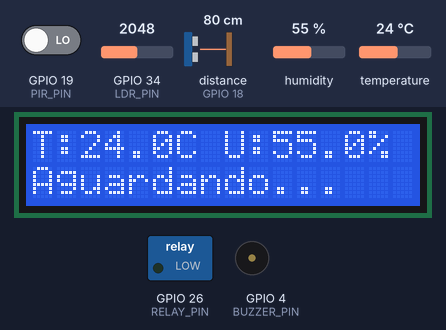
A program run on a simulated ESP32. Shown: 16×2 character LCD, switched loads named in the program (green lamp = pin HIGH), buzzer (waves = sounding). Wiring (from diagram.json): ultrasonic range finder: trigger GPIO 5; echo GPIO 18. Inputs (shaded band) come from the test bench; at power-on: GPIO 19 (PIR_PIN) LOW, humidity 55 %, distance to the obstacle (sensor on GPIO 18) 80 cm, GPIO 34 (LDR_PIN) = 2048, temperature 24 °C. The echo pulse lasts 58.3 µs per cm; pins used as bus, display or sensor lines are not drawn; what the program prints to the serial monitor is not drawn.

Above: at 6.3 s.
6.4 s: GPIO 19 (PIR_PIN) driven HIGH
At 7.8 s:
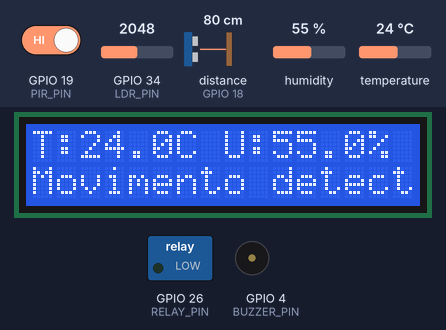
At 10.7 s:
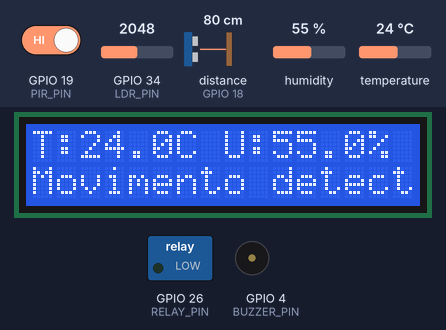
12.4 s: humidity set to 22 %
At 14.8 s:
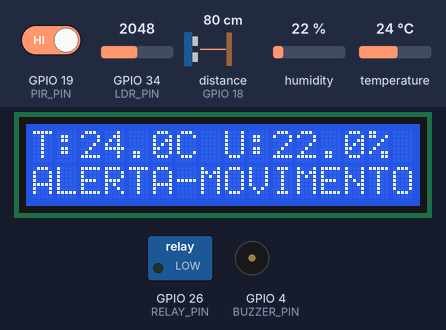
15.8 s: distance to the obstacle (sensor on GPIO 18) set to 56 cm
21.8 s: distance to the obstacle (sensor on GPIO 18) set to 46 cm
23.9 s: GPIO 34 (LDR_PIN) set to 871
29.9 s: GPIO 34 (LDR_PIN) set to 777
At 32.9 s:
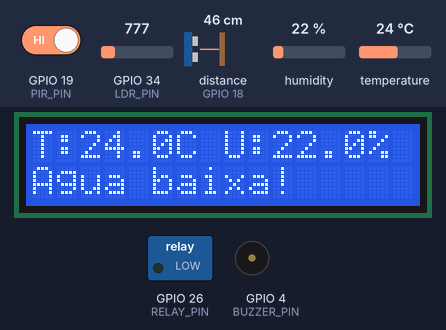
Timing chart, 0 to 80.5 s (numbered marks = the images above; inputs shaded):
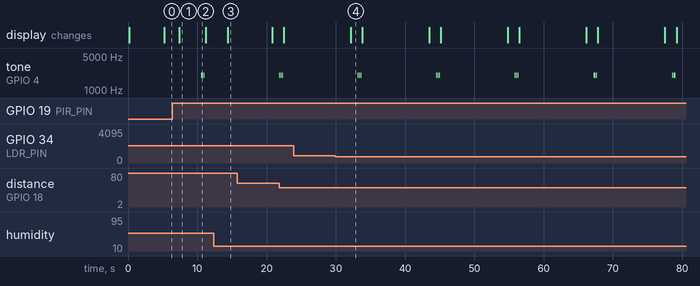

The program:

main.cpp
```cpp
#include <Arduino.h>
#include <DHT.h>
#include <Wire.h>
#include <LiquidCrystal_I2C.h>

//=====================================
// Pin Definitions
//=====================================
#define DHT_PIN 22     // DHT22: Sensor de temperatura e umidade
#define TRIG_PIN 5     // HC-SR04: Trigger do sensor ultrassônico
#define ECHO_PIN 18    // HC-SR04: Echo do sensor ultrassônico
#define PIR_PIN 19     // PIR: Sensor de movimento
#define LDR_PIN 34     // LDR: Sensor de luminosidade (ADC)
#define BUZZER_PIN 4   // Buzzer para alarme
#define RELAY_PIN 26   // Relé para bomba d'água

// I2C Pins
#define SDA_PIN 21     // Serial Data
#define SCL_PIN 23     // Serial Clock

//=====================================
// Constants
//=====================================
#define DHT_TYPE DHT22         // Modelo do sensor DHT
#define WATER_MIN 50.0         // Nível mínimo de água (cm)
#define TEMP_MAX 25.0          // Temperatura máxima (°C)
#define HUMIDITY_MIN 40.0      // Umidade mínima (%)
#define HUMIDITY_MAX 80.0      // Umidade máxima (%)
#define LIGHT_THRESHOLD 20.0   // Threshold de luz (%) - Abaixo: escuro, Acima: claro

//=====================================
// Instâncias Globais
//=====================================
// DHT22 para temperatura e umidade
static DHT dht(DHT_PIN, DHT_TYPE);
// LCD I2C para interface visual
static LiquidCrystal_I2C lcd(0x27, 16, 2);

//=====================================
// Estados do Sistema
//=====================================
static bool isPumpActive = false;        // Estado da bomba de irrigação
static bool isAlarmActive = false;       // Estado do alarme de segurança
static unsigned long lastAlarmTrigger = 0;  // Timestamp do último alarme
static const unsigned long ALARM_COOLDOWN = 10000; // 10 segundos entre alarmes

// Armazena o motivo da não irrigação
static String irrigationStatus = "";

//=====================================
// Configuração do Buzzer
//=====================================
#define BUZZER_FREQ 2000      // Frequência do buzzer em Hz
#define BUZZER_DUTY 128       // 50% duty cycle (0-255)
#define BUZZER_RESOLUTION 8   // Resolução em bits

//=====================================
// Funções dos Sensores
//=====================================
float readUltrasonic() {
    digitalWrite(TRIG_PIN, LOW);
    delayMicroseconds(2);
    digitalWrite(TRIG_PIN, HIGH);
    delayMicroseconds(10);
    digitalWrite(TRIG_PIN, LOW);

    long duration = pulseIn(ECHO_PIN, HIGH);
    return duration * 0.034 / 2;
}

bool readPIR() {
    return digitalRead(PIR_PIN);
}

float readLDR() {
    int ldrValue = analogRead(LDR_PIN);
    return (ldrValue / 4095.0) * 100;
}

//=====================================
// Inicialização I2C e LCD
//=====================================
void initI2C() {
    // Inicializa I2C com os pinos corretos
    Wire.begin(SDA_PIN, SCL_PIN);
    delay(100); // Tempo para estabilização do I2C

    // Configura o LCD
    lcd.init();
    lcd.backlight();
    lcd.clear();
    lcd.print("Iniciando...");
    Serial.println("LCD inicializado!");
}

//=====================================
// Interface LCD
//=====================================
void updateLCD(float temp, float hum, float water, bool motion) {
    lcd.clear();

    // Linha 1: Temperatura e Umidade
    lcd.setCursor(0, 0);
    lcd.printf("T:%.1fC U:%.1f%%", temp, hum);

    // Linha 2: Estado do Sistema
    lcd.setCursor(0, 1);
    if (isAlarmActive) {
        lcd.print("ALERTA-MOVIMENTO!");
    } else if (isPumpActive) {
        lcd.print("IRRIGANDO...");
    } else if (irrigationStatus != "") {
        // Mostra o motivo da não irrigação
        lcd.print(irrigationStatus);
    } else {
        lcd.printf("Agua:%.0fcm", water);
    }
}

//=====================================
// Sistema de Alarme
//=====================================
void soundBuzzer() {
    // Padrão de 3 beeps para alerta
    for (int i = 0; i < 3; i++) {
        tone(BUZZER_PIN, BUZZER_FREQ);  // Tom de 2kHz
        delay(100);                      // Duração do beep
        noTone(BUZZER_PIN);             // Silêncio
        delay(100);                      // Intervalo entre beeps
    }
}

//=====================================
// Controle da Bomba
//=====================================
void controlPump(bool active) {
    digitalWrite(RELAY_PIN, active);
    isPumpActive = active;
}

//=====================================
// Lógica de Automação
//=====================================
// Verifica condições ambientais para irrigação
bool checkEnvironmentalConditions(float temperature, float humidity, float lightLevel) {
    // Condições que podem ativar a irrigação
    bool tempTrigger = temperature > TEMP_MAX;      // Temperatura acima de 25°C
    bool humidityLow = humidity < HUMIDITY_MIN;     // Umidade abaixo de 40%
    bool humidityHigh = humidity > HUMIDITY_MAX;    // Umidade acima de 80%
    bool lightOk = lightLevel > LIGHT_THRESHOLD;    // Luz acima de 20%

    // Atualiza status para o LCD
    if (!lightOk) {
        irrigationStatus = "Escuro demais!";
    } else if (humidityHigh) {
        irrigationStatus = "Umidade alta!";
    } else if (!tempTrigger && !humidityLow) {
        irrigationStatus = "Aguardando...";
    } else {
        irrigationStatus = "";
    }

    // Log das condições para debug
    if (tempTrigger) Serial.println("Temperatura acima do máximo!");
    if (humidityLow) Serial.println("Umidade abaixo do mínimo!");
    if (humidityHigh) Serial.println("Umidade acima do máximo!");
    if (!lightOk) Serial.println("Escuro demais para irrigação!");

    // Lógica de irrigação:
    // - Irriga se temperatura alta OU umidade baixa
    // - E umidade não está muito alta
    // - E tem luz suficiente (não irriga no escuro)
    return (tempTrigger || humidityLow) && !humidityHigh && lightOk;
}

// Verifica condições de segurança
bool checkSafetyConditions(float waterLevel, bool motionDetected) {
    // Condições de segurança
    bool waterLevelOk = waterLevel >= WATER_MIN;  // Nível de água acima de 50cm
    bool securityOk = !motionDetected;            // Sem movimento detectado

    // Atualiza status para o LCD
    if (!waterLevelOk) {
        irrigationStatus = "Agua baixa!";
    } else if (!securityOk) {
        irrigationStatus = "Movimento detectado!";
    }

    // Log das condições de segurança
    if (!waterLevelOk) {
        Serial.println("ALERTA: Nível de água abaixo do mínimo!");
    }
    if (!securityOk) {
        Serial.println("ALERTA: Movimento detectado - Irrigação bloqueada!");
    }

    return waterLevelOk && securityOk;
}

// Sistema principal de irrigação
void checkIrrigation(float temperature, float humidity, float waterLevel, float lightLevel, bool motionDetected) {
    // Verifica todas as condições
    bool shouldIrrigate = checkEnvironmentalConditions(temperature, humidity, lightLevel);
    bool safeToIrrigate = checkSafetyConditions(waterLevel, motionDetected);

    // Atualiza estado da irrigação
    if (shouldIrrigate && safeToIrrigate && !isPumpActive) {
        Serial.println("\nIniciando irrigação:");
        if (temperature > TEMP_MAX) Serial.println("- Temperatura alta");
        if (humidity < HUMIDITY_MIN) Serial.println("- Umidade baixa");
        Serial.println("- Luz adequada para irrigação");
        Serial.println("- Condições de segurança OK");
        irrigationStatus = "";  // Limpa status ao iniciar irrigação
        controlPump(true);
    } else if ((!shouldIrrigate || !safeToIrrigate) && isPumpActive) {
        Serial.println("\nParando irrigação:");
        if (!shouldIrrigate) {
            if (lightLevel <= LIGHT_THRESHOLD) {
                Serial.println("- Muito escuro para irrigar");
            } else if (humidity > HUMIDITY_MAX) {
                Serial.println("- Umidade muito alta");
            } else {
                Serial.println("- Condições ambientais normalizadas");
            }
        }
        if (!safeToIrrigate) Serial.println("- Condições de segurança comprometidas");
        controlPump(false);
    }
}

//=====================================
// Sistema de Segurança
//=====================================
void checkSecurity(bool motionDetected) {
    unsigned long currentMillis = millis();

    // Ativa alarme se detectar movimento
    if (motionDetected && !isAlarmActive &&
        (currentMillis - lastAlarmTrigger > ALARM_COOLDOWN)) {
        Serial.println("ALERTA: Movimento detectado!");
        isAlarmActive = true;
        lastAlarmTrigger = currentMillis;
        soundBuzzer();
    }
    // Desativa alarme após o cooldown
    else if (isAlarmActive &&
             (currentMillis - lastAlarmTrigger > ALARM_COOLDOWN)) {
        isAlarmActive = false;
        Serial.println("Sistema de segurança: Situação normalizada");
    }
}

//=====================================
// Leitura dos Sensores
//=====================================
void printSensorReadings(float temperature, float humidity, float waterLevel, bool motion, float lightLevel) {
    // DHT22: Temperatura e Umidade
    Serial.println("\n=== DHT22 Readings ===");
    if (isnan(temperature) || isnan(humidity)) {
        Serial.println("Erro: Falha ao ler sensor DHT22!");
    } else {
        Serial.print("Temperatura: ");
        Serial.print(temperature, 2);
        Serial.println("°C");

        Serial.print("Umidade: ");
        Serial.print(humidity, 2);
        Serial.println("%");
    }

    // HC-SR04: Nível de Água
    Serial.println("\n=== HC-SR04 Reading ===");
    Serial.print("Distância: ");
    Serial.print(waterLevel, 2);
    Serial.println(" cm");

    // PIR: Detecção de Movimento
    Serial.println("\n=== PIR Sensor Reading ===");
    Serial.print("Movimento Detectado: ");
    Serial.println(motion ? "SIM" : "NÃO");

    // LDR: Luminosidade
    Serial.println("\n=== LDR Sensor Reading ===");
    Serial.print("Percentual de Luz: ");
    Serial.print(lightLevel, 2);
    Serial.println("%");
}

//=====================================
// Inicialização do Sistema
//=====================================
void setup() {
    // Comunicação serial para debug
    Serial.begin(115200);
    Serial.println("\nIniciando Sistema de Monitoramento...");

    // Inicializa componentes
    initI2C();
    dht.begin();

    // Configura pinos
    pinMode(TRIG_PIN, OUTPUT);   // Trigger do HC-SR04
    pinMode(ECHO_PIN, INPUT);    // Echo do HC-SR04
    pinMode(PIR_PIN, INPUT);     // Entrada do PIR
    pinMode(BUZZER_PIN, OUTPUT); // Saída do buzzer
    pinMode(RELAY_PIN, OUTPUT);  // Controle do relé

    // Estados iniciais
    digitalWrite(RELAY_PIN, LOW);
    irrigationStatus = "";

    // Aguarda estabilização
    Serial.println("Aguardando estabilização dos sensores...");
    delay(5000);
    lcd.clear();
    lcd.print("Sistema Pronto!");
    Serial.println("Sistema Inicializado!");
}

//=====================================
// Loop Principal
//=====================================
void loop() {
    Serial.println("\n============================");
    Serial.println("Realizando leituras...");

    // Lê todos os sensores
    float humidity = dht.readHumidity();
    float temperature = dht.readTemperature();
    float waterLevel = readUltrasonic();
    bool motionDetected = readPIR();
    float lightLevel = readLDR();

    // Exibe leituras
    printSensorReadings(temperature, humidity, waterLevel, motionDetected, lightLevel);

    // Processa automação
    if (!isnan(humidity) && !isnan(temperature)) {
        checkIrrigation(temperature, humidity, waterLevel, lightLevel, motionDetected);
    }
    checkSecurity(motionDetected);

    // Atualiza display
    if (!isnan(humidity) && !isnan(temperature)) {
        updateLCD(temperature, humidity, waterLevel, motionDetected);
    }

    // Status do sistema
    Serial.println("\n=== System Status ===");
    Serial.print("Bomba de Irrigação: ");
    Serial.println(isPumpActive ? "LIGADA" : "DESLIGADA");
    Serial.print("Sistema de Alarme: ");
    Serial.println(isAlarmActive ? "ATIVADO" : "DESATIVADO");
    if (!isPumpActive && irrigationStatus != "") {
        Serial.print("Status: ");
        Serial.println(irrigationStatus);
    }

    Serial.println("============================");
    delay(1000);  // Intervalo entre leituras
}
```

Measured:
- the behaviour switches between 820 and 819 on GPIO 34 (LDR_PIN) (found by bisection; images 3 and 4)
- after the input at 6.4 s, tone on GPIO 4 (BUZZER_PIN): alternates 2000 Hz for 0.10 s and silent for 0.10 s, 6 changes in all, then stays silent, starting after 4.2 s; the display: changes after 0.99 s (image 1)
- after the input at 12.4 s, the display: changes after 2.0 s (image 3)
- after the input at 23.9 s, every drawn part: stays the same
- what the display in image 1 shows lasts 3.8 s, from 7.4 s to 11.2 s
